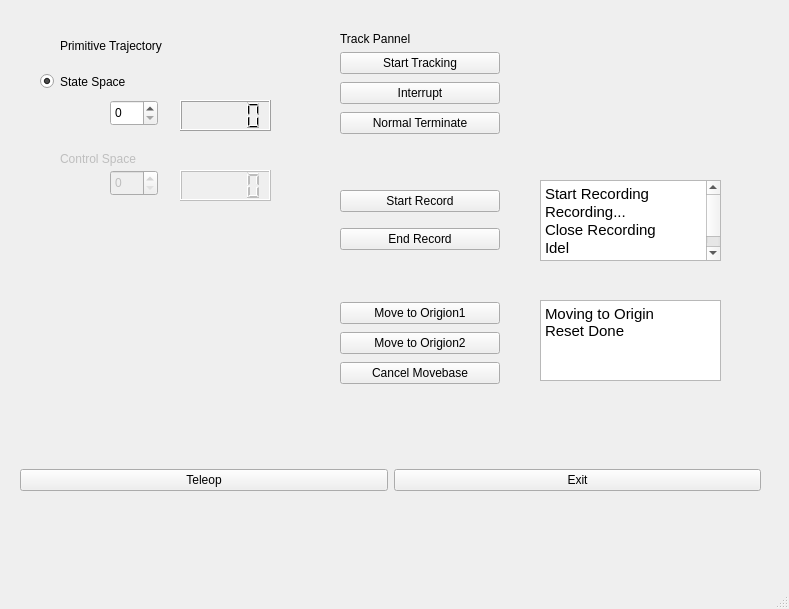
<?xml version="1.0" encoding="UTF-8"?>
<ui version="4.0">
 <class>MainWindow</class>
 <widget class="QMainWindow" name="MainWindow">
  <property name="geometry">
   <rect>
    <x>0</x>
    <y>0</y>
    <width>789</width>
    <height>609</height>
   </rect>
  </property>
  <property name="windowTitle">
   <string>MainWindow</string>
  </property>
  <widget class="QWidget" name="centralwidget">
   <widget class="QWidget" name="layoutWidget">
    <property name="geometry">
     <rect>
      <x>20</x>
      <y>420</y>
      <width>741</width>
      <height>121</height>
     </rect>
    </property>
    <layout class="QHBoxLayout" name="horizontalLayout">
     <item>
      <widget class="QPushButton" name="Teleop">
       <property name="text">
        <string>Teleop</string>
       </property>
      </widget>
     </item>
     <item>
      <widget class="QPushButton" name="Exit">
       <property name="text">
        <string>Exit</string>
       </property>
      </widget>
     </item>
    </layout>
   </widget>
   <widget class="QWidget" name="verticalLayoutWidget">
    <property name="geometry">
     <rect>
      <x>340</x>
      <y>50</y>
      <width>160</width>
      <height>89</height>
     </rect>
    </property>
    <layout class="QVBoxLayout" name="verticalLayout">
     <item>
      <widget class="QPushButton" name="start_track_btn">
       <property name="text">
        <string>Start Tracking</string>
       </property>
      </widget>
     </item>
     <item>
      <widget class="QPushButton" name="interrupt_btn">
       <property name="text">
        <string>Interrupt</string>
       </property>
      </widget>
     </item>
     <item>
      <widget class="QPushButton" name="normal_termiate_btn">
       <property name="text">
        <string>Normal Terminate</string>
       </property>
      </widget>
     </item>
    </layout>
   </widget>
   <widget class="QWidget" name="verticalLayoutWidget_2">
    <property name="geometry">
     <rect>
      <x>340</x>
      <y>180</y>
      <width>160</width>
      <height>80</height>
     </rect>
    </property>
    <layout class="QVBoxLayout" name="verticalLayout_4">
     <item>
      <widget class="QPushButton" name="start_record_btn">
       <property name="text">
        <string>Start Record</string>
       </property>
      </widget>
     </item>
     <item>
      <widget class="QPushButton" name="end_record_btn">
       <property name="text">
        <string>End Record</string>
       </property>
      </widget>
     </item>
    </layout>
   </widget>
   <widget class="QWidget" name="verticalLayoutWidget_3">
    <property name="geometry">
     <rect>
      <x>340</x>
      <y>300</y>
      <width>160</width>
      <height>89</height>
     </rect>
    </property>
    <layout class="QVBoxLayout" name="verticalLayout_5">
     <item>
      <widget class="QPushButton" name="move_to1_btn">
       <property name="text">
        <string>Move to Origion1</string>
       </property>
      </widget>
     </item>
     <item>
      <widget class="QPushButton" name="move_to2_btn">
       <property name="text">
        <string>Move to Origion2</string>
       </property>
      </widget>
     </item>
     <item>
      <widget class="QPushButton" name="cancelMovebase">
       <property name="text">
        <string>Cancel Movebase</string>
       </property>
      </widget>
     </item>
    </layout>
   </widget>
   <widget class="QLabel" name="label_4">
    <property name="geometry">
     <rect>
      <x>340</x>
      <y>30</y>
      <width>141</width>
      <height>17</height>
     </rect>
    </property>
    <property name="text">
     <string>Track Pannel</string>
    </property>
   </widget>
   <widget class="QSpinBox" name="state_space_box">
    <property name="geometry">
     <rect>
      <x>110</x>
      <y>100</y>
      <width>48</width>
      <height>26</height>
     </rect>
    </property>
    <property name="maximum">
     <number>14</number>
    </property>
   </widget>
   <widget class="QLabel" name="label_5">
    <property name="geometry">
     <rect>
      <x>60</x>
      <y>20</y>
      <width>181</width>
      <height>51</height>
     </rect>
    </property>
    <property name="text">
     <string>Primitive Trajectory</string>
    </property>
   </widget>
   <widget class="QLCDNumber" name="state_space_lcd">
    <property name="geometry">
     <rect>
      <x>180</x>
      <y>100</y>
      <width>91</width>
      <height>31</height>
     </rect>
    </property>
   </widget>
   <widget class="QLCDNumber" name="lcdNumber_2">
    <property name="enabled">
     <bool>false</bool>
    </property>
    <property name="geometry">
     <rect>
      <x>180</x>
      <y>170</y>
      <width>91</width>
      <height>31</height>
     </rect>
    </property>
   </widget>
   <widget class="QSpinBox" name="spinBox_2">
    <property name="enabled">
     <bool>false</bool>
    </property>
    <property name="geometry">
     <rect>
      <x>110</x>
      <y>170</y>
      <width>48</width>
      <height>26</height>
     </rect>
    </property>
   </widget>
   <widget class="QLabel" name="label_2">
    <property name="enabled">
     <bool>false</bool>
    </property>
    <property name="geometry">
     <rect>
      <x>60</x>
      <y>150</y>
      <width>111</width>
      <height>17</height>
     </rect>
    </property>
    <property name="text">
     <string>Control Space</string>
    </property>
   </widget>
   <widget class="QRadioButton" name="radioButton">
    <property name="geometry">
     <rect>
      <x>40</x>
      <y>70</y>
      <width>231</width>
      <height>23</height>
     </rect>
    </property>
    <property name="text">
     <string>State Space</string>
    </property>
    <property name="checked">
     <bool>true</bool>
    </property>
   </widget>
   <widget class="QTextBrowser" name="recort_text">
    <property name="geometry">
     <rect>
      <x>540</x>
      <y>180</y>
      <width>181</width>
      <height>81</height>
     </rect>
    </property>
    <property name="html">
     <string>&lt;!DOCTYPE HTML PUBLIC &quot;-//W3C//DTD HTML 4.0//EN&quot; &quot;http://www.w3.org/TR/REC-html40/strict.dtd&quot;&gt;
&lt;html&gt;&lt;head&gt;&lt;meta name=&quot;qrichtext&quot; content=&quot;1&quot; /&gt;&lt;style type=&quot;text/css&quot;&gt;
p, li { white-space: pre-wrap; }
&lt;/style&gt;&lt;/head&gt;&lt;body style=&quot; font-family:'Ubuntu'; font-size:11pt; font-weight:400; font-style:normal;&quot;&gt;
&lt;p style=&quot; margin-top:0px; margin-bottom:0px; margin-left:0px; margin-right:0px; -qt-block-indent:0; text-indent:0px;&quot;&gt;Start Recording&lt;/p&gt;
&lt;p style=&quot; margin-top:0px; margin-bottom:0px; margin-left:0px; margin-right:0px; -qt-block-indent:0; text-indent:0px;&quot;&gt;Recording...&lt;/p&gt;
&lt;p style=&quot; margin-top:0px; margin-bottom:0px; margin-left:0px; margin-right:0px; -qt-block-indent:0; text-indent:0px;&quot;&gt;Close Recording&lt;/p&gt;
&lt;p style=&quot; margin-top:0px; margin-bottom:0px; margin-left:0px; margin-right:0px; -qt-block-indent:0; text-indent:0px;&quot;&gt;Idel&lt;/p&gt;
&lt;p style=&quot;-qt-paragraph-type:empty; margin-top:0px; margin-bottom:0px; margin-left:0px; margin-right:0px; -qt-block-indent:0; text-indent:0px;&quot;&gt;&lt;br /&gt;&lt;/p&gt;&lt;/body&gt;&lt;/html&gt;</string>
    </property>
   </widget>
   <widget class="QTextBrowser" name="navigation_text">
    <property name="geometry">
     <rect>
      <x>540</x>
      <y>300</y>
      <width>181</width>
      <height>81</height>
     </rect>
    </property>
    <property name="html">
     <string>&lt;!DOCTYPE HTML PUBLIC &quot;-//W3C//DTD HTML 4.0//EN&quot; &quot;http://www.w3.org/TR/REC-html40/strict.dtd&quot;&gt;
&lt;html&gt;&lt;head&gt;&lt;meta name=&quot;qrichtext&quot; content=&quot;1&quot; /&gt;&lt;style type=&quot;text/css&quot;&gt;
p, li { white-space: pre-wrap; }
&lt;/style&gt;&lt;/head&gt;&lt;body style=&quot; font-family:'Ubuntu'; font-size:11pt; font-weight:400; font-style:normal;&quot;&gt;
&lt;p style=&quot; margin-top:0px; margin-bottom:0px; margin-left:0px; margin-right:0px; -qt-block-indent:0; text-indent:0px;&quot;&gt;Moving to Origin&lt;br /&gt;Reset Done&lt;/p&gt;
&lt;p style=&quot;-qt-paragraph-type:empty; margin-top:0px; margin-bottom:0px; margin-left:0px; margin-right:0px; -qt-block-indent:0; text-indent:0px;&quot;&gt;&lt;br /&gt;&lt;/p&gt;&lt;/body&gt;&lt;/html&gt;</string>
    </property>
   </widget>
  </widget>
  <widget class="QMenuBar" name="menubar">
   <property name="geometry">
    <rect>
     <x>0</x>
     <y>0</y>
     <width>789</width>
     <height>22</height>
    </rect>
   </property>
  </widget>
  <widget class="QStatusBar" name="statusbar"/>
 </widget>
 <resources/>
 <connections/>
</ui>
